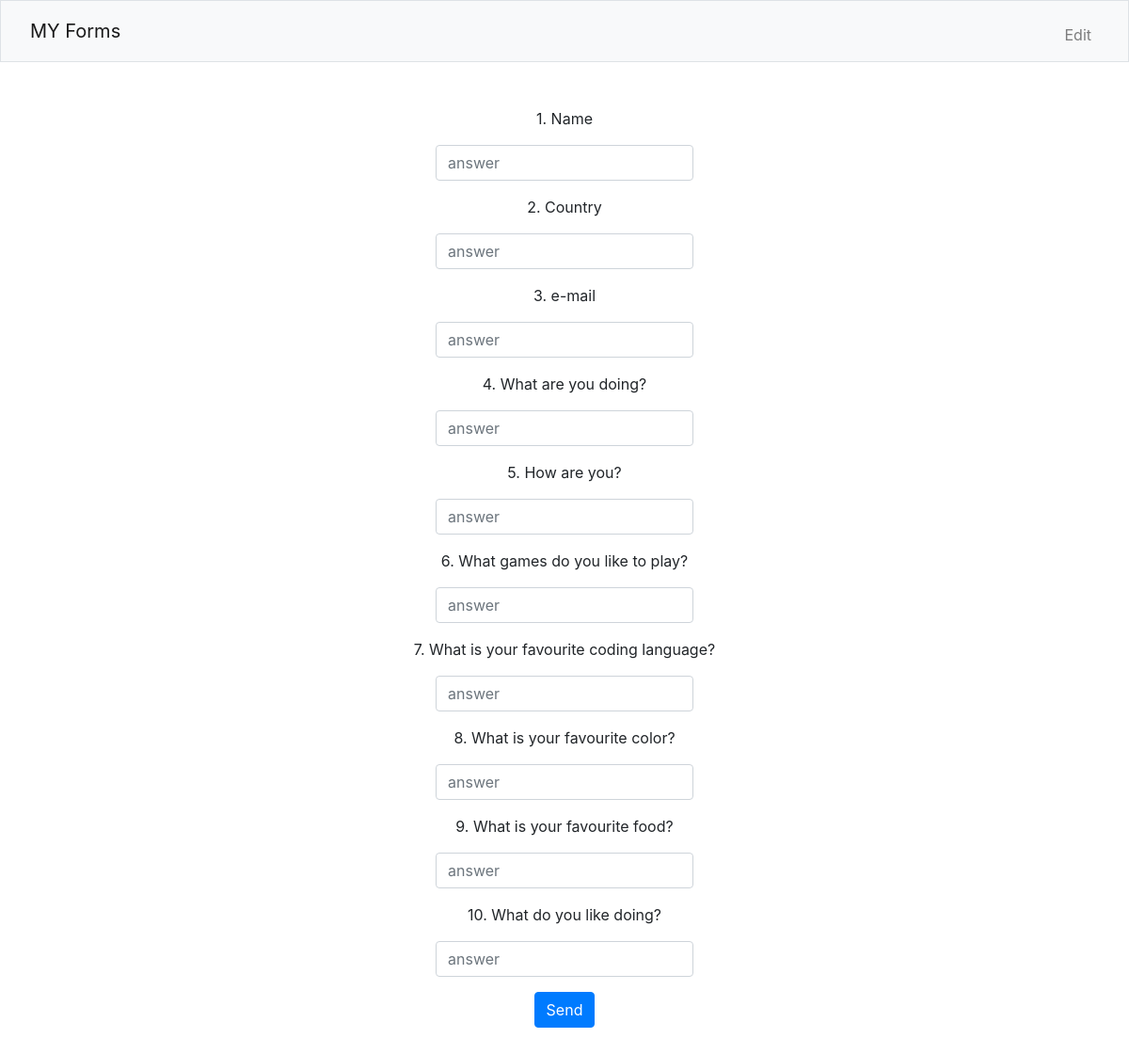
The page / on the database its author committed.
### tables this page shows
CREATE TABLE 'form' ('id' INTEGER,'hidden' TEXT, 'name' TEXT);

### app.py (the view)
@app.route("/", methods=["GET", "POST"])
def form():
    if request.method == "POST":
        db.execute("INSERT INTO responses VALUES(?, ?, ?, ?, ?, ?, ?, ?, ?, ?)", request.form.get("1"), request.form.get("2"), request.form.get("3"), request.form.get(
            "4"), request.form.get("5"), request.form.get("6"), request.form.get("7"), request.form.get("8"), request.form.get("9"), request.form.get("10"))
        return redirect("/sended")
    else:
        namene = db.execute("SELECT * FROM form")
        return render_template("form.html", name=namene)

### templates/form.html (shortened to what this page needs)
{% extends "layout.html" %}
{% block main %}
    <form action="/" method="post">
        {% for form in name %}
        <div  {{ form["hidden"] }}><p>{{ form["id"] }}. {{ form["name"] }}</p>
        <div class="mb-3">
            <input autocomplete="off" autofocus class="form-control mx-auto w-auto" id={{ form["id"] }} name={{ form["id"] }} placeholder="answer" type="text">
        </div></div>
        {% endfor %}
        <button class="btn btn-primary" type="submit">Send</button>
    </form>
{% endblock %}

### templates/layout.html (shortened to what this page needs)
<!DOCTYPE html>
<html lang="en">
    <head>
        <link href="https://cdn.jsdelivr.net/npm/bootstrap@5.1.3/dist/css/bootstrap.min.css" rel="stylesheet">
        <link rel="stylesheet" href="https://cdn.jsdelivr.net/npm/bootstrap@4.0.0/dist/css/bootstrap.min.css">
    </head>
    <body>
        <nav class="bg-light border navbar navbar-expand-md navbar-light">
            <div class="container-fluid">
                <a class="navbar-brand" href="/"><span class="red">MY Forms</span></a>
                <div class="collapse navbar-collapse" id="navbar">
                    {% if session["user_id"] %}
                        <ul class="navbar-nav me-auto mt-2">
                            <li class="nav-item"><a class="nav-link" href="/edit">Editor</a></li>
                            <li class="nav-item"><a class="nav-link" href="/home">Home</a></li>
                        </ul>
                        <ul class="navbar-nav ms-auto mt-2">
                            <li class="nav-item"><a class="nav-link" href="/logout">Log Out</a></li>
                        </ul>
                    {% else %}
                        <ul class="navbar-nav ms-auto mt-2">
                            <li class="nav-item"><a class="nav-link" href="/register"></a></li>
                            <li class="nav-item"><a class="nav-link" href="/login">Edit</a></li>
                        </ul>
                    {% endif %}
                </div>
            </div>
        </nav>
        <main class="container-fluid py-5 text-center">
            {% block main %}{% endblock %}
        </main>
    </body>
</html>

### rows shown on the page
form: id "1", name "Name"
form: id "2", name "Country"
form: id "3", name "e-mail"
form: id "4", name "What are you doing?"
form: id "5", name "How are you?"
form: id "6", name "What games do you like to play?"
form: id "7", name "What is your favourite coding language?"
form: id "8", name "What is your favourite color?"
form: id "9", name "What is your favourite food?"
form: id "10", name "What do you like doing?"
